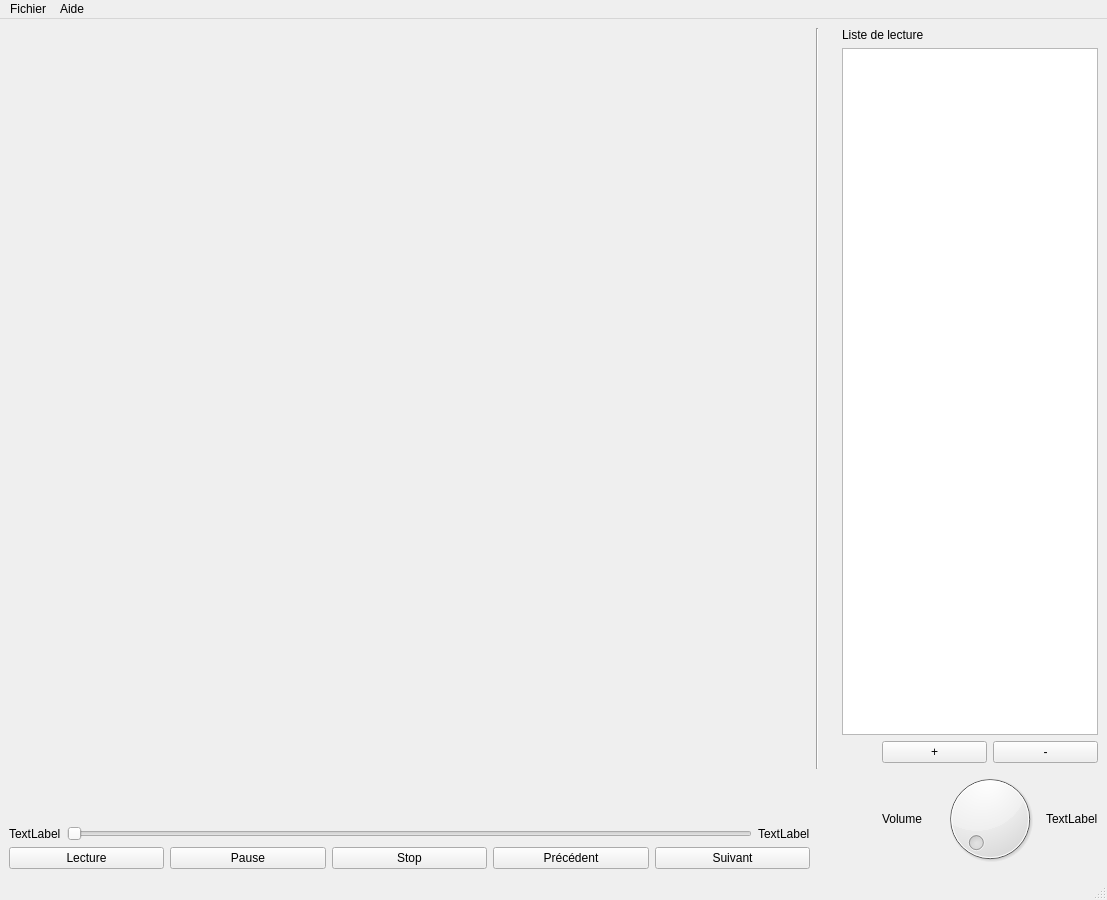
<?xml version="1.0" encoding="UTF-8"?>
<ui version="4.0">
 <class>MainWindow</class>
 <widget class="QMainWindow" name="MainWindow">
  <property name="geometry">
   <rect>
    <x>0</x>
    <y>0</y>
    <width>1107</width>
    <height>900</height>
   </rect>
  </property>
  <property name="windowTitle">
   <string>MainWindow</string>
  </property>
  <widget class="QWidget" name="centralwidget">
   <layout class="QHBoxLayout" name="horizontalLayout_5">
    <item>
     <layout class="QVBoxLayout" name="verticalLayout_3">
      <item>
       <widget class="QWidget" name="WVideo" native="true">
        <property name="sizePolicy">
         <sizepolicy hsizetype="Expanding" vsizetype="Expanding">
          <horstretch>0</horstretch>
          <verstretch>0</verstretch>
         </sizepolicy>
        </property>
       </widget>
      </item>
      <item>
       <layout class="QHBoxLayout" name="horizontalLayout_2">
        <item>
         <widget class="QLabel" name="tlTempsPasser">
          <property name="text">
           <string>TextLabel</string>
          </property>
         </widget>
        </item>
        <item>
         <widget class="QSlider" name="hsTemps">
          <property name="orientation">
           <enum>Qt::Horizontal</enum>
          </property>
         </widget>
        </item>
        <item>
         <widget class="QLabel" name="tlTempsRestant">
          <property name="text">
           <string>TextLabel</string>
          </property>
         </widget>
        </item>
       </layout>
      </item>
      <item>
       <layout class="QHBoxLayout" name="horizontalLayout">
        <item>
         <widget class="QPushButton" name="pbLecture">
          <property name="text">
           <string>Lecture</string>
          </property>
         </widget>
        </item>
        <item>
         <widget class="QPushButton" name="pbPause">
          <property name="text">
           <string>Pause</string>
          </property>
         </widget>
        </item>
        <item>
         <widget class="QPushButton" name="pbStop">
          <property name="text">
           <string>Stop</string>
          </property>
         </widget>
        </item>
        <item>
         <widget class="QPushButton" name="pbPrecedent">
          <property name="text">
           <string>Précédent</string>
          </property>
         </widget>
        </item>
        <item>
         <widget class="QPushButton" name="pbSuivant">
          <property name="text">
           <string>Suivant</string>
          </property>
         </widget>
        </item>
       </layout>
      </item>
     </layout>
    </item>
    <item>
     <layout class="QVBoxLayout" name="verticalLayout">
      <item>
       <widget class="Line" name="line_2">
        <property name="orientation">
         <enum>Qt::Vertical</enum>
        </property>
       </widget>
      </item>
      <item>
       <spacer name="verticalSpacer">
        <property name="orientation">
         <enum>Qt::Vertical</enum>
        </property>
        <property name="sizeType">
         <enum>QSizePolicy::Fixed</enum>
        </property>
        <property name="sizeHint" stdset="0">
         <size>
          <width>20</width>
          <height>100</height>
         </size>
        </property>
       </spacer>
      </item>
     </layout>
    </item>
    <item>
     <layout class="QVBoxLayout" name="verticalLayout_2">
      <item>
       <widget class="QLabel" name="label_3">
        <property name="text">
         <string>Liste de lecture</string>
        </property>
       </widget>
      </item>
      <item>
       <widget class="QListView" name="listView">
        <property name="sizePolicy">
         <sizepolicy hsizetype="Minimum" vsizetype="Expanding">
          <horstretch>0</horstretch>
          <verstretch>0</verstretch>
         </sizepolicy>
        </property>
       </widget>
      </item>
      <item>
       <layout class="QHBoxLayout" name="horizontalLayout_4">
        <item>
         <spacer name="horizontalSpacer">
          <property name="orientation">
           <enum>Qt::Horizontal</enum>
          </property>
          <property name="sizeType">
           <enum>QSizePolicy::Minimum</enum>
          </property>
          <property name="sizeHint" stdset="0">
           <size>
            <width>40</width>
            <height>20</height>
           </size>
          </property>
         </spacer>
        </item>
        <item>
         <widget class="QPushButton" name="pbAjoutFilm">
          <property name="text">
           <string>+</string>
          </property>
         </widget>
        </item>
        <item>
         <widget class="QPushButton" name="pbSuppressionFilm">
          <property name="text">
           <string>-</string>
          </property>
         </widget>
        </item>
       </layout>
      </item>
      <item>
       <layout class="QHBoxLayout" name="horizontalLayout_3">
        <item>
         <spacer name="horizontalSpacer_2">
          <property name="orientation">
           <enum>Qt::Horizontal</enum>
          </property>
          <property name="sizeType">
           <enum>QSizePolicy::Minimum</enum>
          </property>
          <property name="sizeHint" stdset="0">
           <size>
            <width>40</width>
            <height>20</height>
           </size>
          </property>
         </spacer>
        </item>
        <item>
         <widget class="QLabel" name="label_4">
          <property name="text">
           <string>Volume</string>
          </property>
         </widget>
        </item>
        <item>
         <widget class="QDial" name="dial"/>
        </item>
        <item>
         <widget class="QLabel" name="lpourcentageVolume">
          <property name="text">
           <string>TextLabel</string>
          </property>
         </widget>
        </item>
       </layout>
      </item>
     </layout>
    </item>
   </layout>
  </widget>
  <widget class="QMenuBar" name="menubar">
   <property name="geometry">
    <rect>
     <x>0</x>
     <y>0</y>
     <width>1107</width>
     <height>21</height>
    </rect>
   </property>
   <widget class="QMenu" name="menuFichier">
    <property name="title">
     <string>Fichier</string>
    </property>
   </widget>
   <widget class="QMenu" name="menuAide">
    <property name="title">
     <string>Aide</string>
    </property>
   </widget>
   <addaction name="menuFichier"/>
   <addaction name="menuAide"/>
  </widget>
  <widget class="QStatusBar" name="statusbar"/>
 </widget>
 <resources/>
 <connections/>
</ui>
